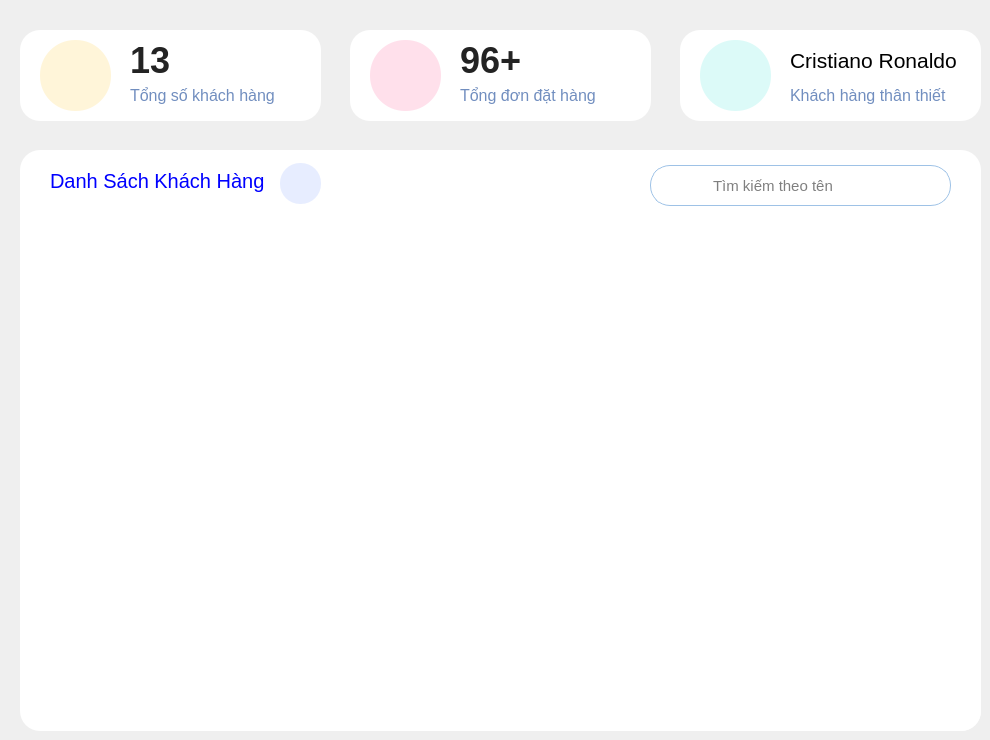
    <widget class="QWidget" name="customer">
     <widget class="QWidget" name="prdW_7" native="true">
      <property name="geometry">
       <rect>
        <x>350</x>
        <y>30</y>
        <width>301</width>
        <height>91</height>
       </rect>
      </property>
      <property name="cursor">
       <cursorShape>ArrowCursor</cursorShape>
      </property>
      <property name="styleSheet">
       <string notr="true">background-color: #fff;
border-radius: 20px;
text-align: left;</string>
      </property>
      <widget class="QLabel" name="label_35">
       <property name="geometry">
        <rect>
         <x>110</x>
         <y>10</y>
         <width>161</width>
         <height>41</height>
        </rect>
       </property>
       <property name="font">
        <font>
         <pointsize>27</pointsize>
         <bold>true</bold>
        </font>
       </property>
       <property name="styleSheet">
        <string notr="true">background-color: transparent;
color: #232323;</string>
       </property>
       <property name="text">
        <string>96+</string>
       </property>
      </widget>
      <widget class="QLabel" name="label_38">
       <property name="geometry">
        <rect>
         <x>110</x>
         <y>50</y>
         <width>141</width>
         <height>31</height>
        </rect>
       </property>
       <property name="font">
        <font>
         <pointsize>12</pointsize>
         <bold>false</bold>
        </font>
       </property>
       <property name="cursor">
        <cursorShape>ArrowCursor</cursorShape>
       </property>
       <property name="styleSheet">
        <string notr="true">background-color: transparent;
color: #718EBF;</string>
       </property>
       <property name="text">
        <string>Tổng đơn đặt hàng</string>
       </property>
      </widget>
      <widget class="QPushButton" name="pushButton_22">
       <property name="geometry">
        <rect>
         <x>20</x>
         <y>10</y>
         <width>71</width>
         <height>71</height>
        </rect>
       </property>
       <property name="styleSheet">
        <string notr="true">background-color:#FFE0EB;
border-radius: 35px;
padding-left: 15px;
</string>
       </property>
       <property name="text">
        <string/>
       </property>
       <property name="icon">
        <iconset resource="resourse.qrc">
         <normaloff>:/new/img/img/clock.png</normaloff>:/new/img/img/clock.png</iconset>
       </property>
       <property name="iconSize">
        <size>
         <width>40</width>
         <height>40</height>
        </size>
       </property>
      </widget>
     </widget>
     <widget class="QWidget" name="invoiceW_3" native="true">
      <property name="geometry">
       <rect>
        <x>20</x>
        <y>30</y>
        <width>301</width>
        <height>91</height>
       </rect>
      </property>
      <property name="cursor">
       <cursorShape>ArrowCursor</cursorShape>
      </property>
      <property name="styleSheet">
       <string notr="true">background-color: #fff;
border-radius: 20px;
text-align: left;</string>
      </property>
      <widget class="QLabel" name="quantityCus">
       <property name="geometry">
        <rect>
         <x>110</x>
         <y>10</y>
         <width>101</width>
         <height>41</height>
        </rect>
       </property>
       <property name="font">
        <font>
         <pointsize>27</pointsize>
         <bold>true</bold>
        </font>
       </property>
       <property name="styleSheet">
        <string notr="true">background-color: transparent;
color: #232323;</string>
       </property>
       <property name="text">
        <string>13</string>
       </property>
      </widget>
      <widget class="QLabel" name="label_39">
       <property name="geometry">
        <rect>
         <x>110</x>
         <y>50</y>
         <width>151</width>
         <height>31</height>
        </rect>
       </property>
       <property name="font">
        <font>
         <pointsize>12</pointsize>
         <bold>false</bold>
        </font>
       </property>
       <property name="cursor">
        <cursorShape>ArrowCursor</cursorShape>
       </property>
       <property name="styleSheet">
        <string notr="true">background-color: transparent;
color: #718EBF;</string>
       </property>
       <property name="text">
        <string>Tổng số khách hàng</string>
       </property>
      </widget>
      <widget class="QPushButton" name="pushButton_23">
       <property name="geometry">
        <rect>
         <x>20</x>
         <y>10</y>
         <width>71</width>
         <height>71</height>
        </rect>
       </property>
       <property name="font">
        <font>
         <pointsize>9</pointsize>
        </font>
       </property>
       <property name="styleSheet">
        <string notr="true">background-color:#FFF5D9;
border-radius: 35px;
padding-top:13px;
padding-left: 16px;

</string>
       </property>
       <property name="text">
        <string/>
       </property>
       <property name="icon">
        <iconset resource="resourse.qrc">
         <normaloff>:/new/img/img/group.png</normaloff>:/new/img/img/group.png</iconset>
       </property>
       <property name="iconSize">
        <size>
         <width>40</width>
         <height>40</height>
        </size>
       </property>
      </widget>
     </widget>
     <widget class="QWidget" name="prdW_3" native="true">
      <property name="geometry">
       <rect>
        <x>680</x>
        <y>30</y>
        <width>301</width>
        <height>91</height>
       </rect>
      </property>
      <property name="cursor">
       <cursorShape>PointingHandCursor</cursorShape>
      </property>
      <property name="styleSheet">
       <string notr="true">background-color: #fff;
border-radius: 20px;
text-align: left;</string>
      </property>
      <widget class="QLabel" name="topCus">
       <property name="geometry">
        <rect>
         <x>110</x>
         <y>10</y>
         <width>181</width>
         <height>41</height>
        </rect>
       </property>
       <property name="font">
        <font>
         <pointsize>16</pointsize>
         <fontweight>DemiBold</fontweight>
        </font>
       </property>
       <property name="styleSheet">
        <string notr="true">background-color: transparent;
color:#000;</string>
       </property>
       <property name="text">
        <string>Cristiano Ronaldo</string>
       </property>
      </widget>
      <widget class="QLabel" name="label_40">
       <property name="geometry">
        <rect>
         <x>110</x>
         <y>50</y>
         <width>191</width>
         <height>31</height>
        </rect>
       </property>
       <property name="font">
        <font>
         <pointsize>12</pointsize>
         <bold>false</bold>
        </font>
       </property>
       <property name="cursor">
        <cursorShape>PointingHandCursor</cursorShape>
       </property>
       <property name="styleSheet">
        <string notr="true">background-color: transparent;
color: #718EBF;</string>
       </property>
       <property name="text">
        <string>Khách hàng thân thiết</string>
       </property>
      </widget>
      <widget class="QPushButton" name="pushButton_24">
       <property name="geometry">
        <rect>
         <x>20</x>
         <y>10</y>
         <width>71</width>
         <height>71</height>
        </rect>
       </property>
       <property name="styleSheet">
        <string notr="true">background-color:#DCFAF8;
border-radius: 35px;
padding-left: 15px;
</string>
       </property>
       <property name="text">
        <string/>
       </property>
       <property name="icon">
        <iconset resource="resourse.qrc">
         <normaloff>:/new/img/img/badge.png</normaloff>:/new/img/img/badge.png</iconset>
       </property>
       <property name="iconSize">
        <size>
         <width>40</width>
         <height>40</height>
        </size>
       </property>
      </widget>
     </widget>
     <widget class="QWidget" name="widget_3" native="true">
      <property name="geometry">
       <rect>
        <x>20</x>
        <y>150</y>
        <width>961</width>
        <height>581</height>
       </rect>
      </property>
      <property name="styleSheet">
       <string notr="true">background-color: #fff;
border-radius: 20px;
text-align: left;</string>
      </property>
      <widget class="QTableView" name="tableViewCus">
       <property name="geometry">
        <rect>
         <x>20</x>
         <y>60</y>
         <width>941</width>
         <height>521</height>
        </rect>
       </property>
       <property name="cursor" stdset="0">
        <cursorShape>PointingHandCursor</cursorShape>
       </property>
       <property name="styleSheet">
        <string notr="true">
QTableWidget
{
color:red; 
gridline-color:black;
 selection-color:green;
font: 700 15pt  &quot;Arial&quot;; 
selection-background-color:blue;

}
QTableWidget::item:selected
{
color:white;
background-color:blue;
}

QHeaderView
{
border:none;
font: 500 &quot;Arial&quot;;
color:blue;
border: none;
}
QHeaderView::section
{
border: none;
font: 500 16px &quot;Arial&quot;;
color:#718EBF;
background-color: white;
padding: 10px 10px;

}
QTableView::item {
    background-color: white;              
    color:232323;        
	padding:15px 20px;     
 	border-left: none;          
    border-right: none;         
    border-top: 1px solid #E6EFF5;        
}
QTableView::item:selected {
    background-color:#95a1ff;     
    color: white;                        
}
QScrollBar:horizontal, QScrollBar:vertical { height: 0px; width: 0px; }</string>
       </property>
       <property name="autoScroll">
        <bool>false</bool>
       </property>
       <property name="selectionBehavior">
        <enum>QAbstractItemView::SelectionBehavior::SelectRows</enum>
       </property>
       <property name="showGrid">
        <bool>false</bool>
       </property>
       <property name="gridStyle">
        <enum>Qt::PenStyle::SolidLine</enum>
       </property>
       <property name="wordWrap">
        <bool>true</bool>
       </property>
       <property name="cornerButtonEnabled">
        <bool>true</bool>
       </property>
       <attribute name="horizontalHeaderVisible">
        <bool>true</bool>
       </attribute>
       <attribute name="horizontalHeaderMinimumSectionSize">
        <number>10</number>
       </attribute>
       <attribute name="horizontalHeaderDefaultSectionSize">
        <number>100</number>
       </attribute>
       <attribute name="horizontalHeaderHighlightSections">
        <bool>true</bool>
       </attribute>
       <attribute name="horizontalHeaderShowSortIndicator" stdset="0">
        <bool>false</bool>
       </attribute>
       <attribute name="verticalHeaderVisible">
        <bool>true</bool>
       </attribute>
       <attribute name="verticalHeaderCascadingSectionResizes">
        <bool>true</bool>
       </attribute>
      </widget>
      <widget class="QLabel" name="label_11">
       <property name="geometry">
        <rect>
         <x>30</x>
         <y>10</y>
         <width>231</width>
         <height>41</height>
        </rect>
       </property>
       <property name="font">
        <font>
         <pointsize>15</pointsize>
         <fontweight>ExtraBold</fontweight>
        </font>
       </property>
       <property name="styleSheet">
        <string notr="true">color: blue;</string>
       </property>
       <property name="text">
        <string>Danh Sách Khách Hàng</string>
       </property>
      </widget>
      <widget class="QWidget" name="widget_5" native="true">
       <property name="geometry">
        <rect>
         <x>260</x>
         <y>10</y>
         <width>681</width>
         <height>51</height>
        </rect>
       </property>
       <property name="styleSheet">
        <string notr="true"/>
       </property>
       <widget class="QPushButton" name="findStaffBtn_3">
        <property name="geometry">
         <rect>
          <x>380</x>
          <y>10</y>
          <width>51</width>
          <height>21</height>
         </rect>
        </property>
        <property name="cursor">
         <cursorShape>PointingHandCursor</cursorShape>
        </property>
        <property name="styleSheet">
         <string notr="true">
background-color: white;
border-radius: 20px;
color: #ccc;
padding-left: 10px;</string>
        </property>
        <property name="text">
         <string/>
        </property>
        <property name="icon">
         <iconset resource="resourse.qrc">
          <normaloff>:/new/img/img/search.png</normaloff>:/new/img/img/search.png</iconset>
        </property>
        <property name="iconSize">
         <size>
          <width>20</width>
          <height>20</height>
         </size>
        </property>
       </widget>
       <widget class="QLineEdit" name="findCus">
        <property name="geometry">
         <rect>
          <x>370</x>
          <y>5</y>
          <width>301</width>
          <height>41</height>
         </rect>
        </property>
        <property name="font">
         <font>
          <pointsize>11</pointsize>
          <kerning>false</kerning>
         </font>
        </property>
        <property name="focusPolicy">
         <enum>Qt::FocusPolicy::ClickFocus</enum>
        </property>
        <property name="styleSheet">
         <string notr="true">border-radius: 20px;
border: 1px solid #9ec2e6;
background-color:white;
padding-left: 60px;
color:#000;
</string>
        </property>
        <property name="placeholderText">
         <string>Tìm kiếm theo tên</string>
        </property>
       </widget>
       <widget class="QPushButton" name="refeshCusPage">
        <property name="geometry">
         <rect>
          <x>0</x>
          <y>3</y>
          <width>41</width>
          <height>41</height>
         </rect>
        </property>
        <property name="cursor">
         <cursorShape>PointingHandCursor</cursorShape>
        </property>
        <property name="styleSheet">
         <string notr="true">padding-left:10px;
background-color:#E7EDFF;
border-radius: 20px;</string>
        </property>
        <property name="text">
         <string/>
        </property>
        <property name="icon">
         <iconset resource="resourse.qrc">
          <normaloff>:/new/img/img/sync (1).png</normaloff>:/new/img/img/sync (1).png</iconset>
        </property>
        <property name="iconSize">
         <size>
          <width>20</width>
          <height>20</height>
         </size>
        </property>
       </widget>
       <widget class="QPushButton" name="findCusBtn">
        <property name="geometry">
         <rect>
          <x>380</x>
          <y>15</y>
          <width>51</width>
          <height>21</height>
         </rect>
        </property>
        <property name="cursor">
         <cursorShape>PointingHandCursor</cursorShape>
        </property>
        <property name="styleSheet">
         <string notr="true">
background-color: white;
border-radius: 20px;
color: #ccc;
padding-left: 10px;</string>
        </property>
        <property name="text">
         <string/>
        </property>
        <property name="icon">
         <iconset resource="resourse.qrc">
          <normaloff>:/new/img/img/search.png</normaloff>:/new/img/img/search.png</iconset>
        </property>
        <property name="iconSize">
         <size>
          <width>20</width>
          <height>20</height>
         </size>
        </property>
       </widget>
      </widget>
     </widget>
    </widget>
